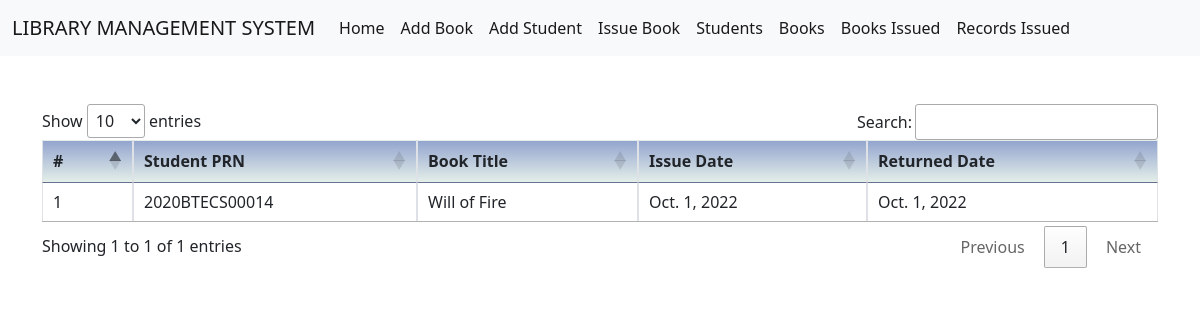
Screenshot of /records_issued/ with the database file from the repository.
### system/models.py (models this page shows, shortened)
class Record_Issue(models.Model):
    prn = models.CharField(max_length=100)
    book_title = models.CharField(max_length=200)
    issue_date = models.DateField(null=True, blank=True,help_text="Date the book is issued")
    date_returned=models.DateField(auto_now=True,help_text="Date the book is returned")

### system/views.py (the view)
# urls.py: path('records_issued/', views.records_issued,name='records_issued'),
def records_issued(request):
    records_issued = Record_Issue.objects.all().values()
    return render(request, 'system/records_issued.html',{'records_issued':records_issued})

### system/templates/system/records_issued.html (shortened to what this page needs)
{% extends 'system/base.html' %}
{% block body %}
<link href="https://cdn.datatables.net/1.10.15/css/jquery.dataTables.min.css" rel="stylesheet"/>
<div class="container mt-5">
<table id="myTable" class="table table-bordered" width="100%" cellspacing="0">
        <thead>
            <tr style="background-image: linear-gradient(#93A5CF , #E4EfE9);">
                <th>#</th>
                <th>Student PRN</th>
                <th>Book Title</th>
                <th>Issue Date</th>
                <th>Returned Date</th>
            </tr>
        </thead>
        <tbody>
            {% for issue in records_issued %}
            <tr class="bg-white">
                <td class="bg-white">{{ forloop.counter }}</td>
                <td class="bg-white">{{ issue.prn }}</td>
                <td class="bg-white">{{ issue.book_title }}</td>
                <td class="bg-white">{{ issue.issue_date }}</td>
                <td class="bg-white">{{ issue.date_returned }}</td>
            </tr>
            {% endfor %}
        </tbody>
    </table>
</div>
{% endblock body %}

### rows the page displays
Record_Issue: prn "2020BTECS00014", book_title "Will of Fire", issue_date "Oct. 1, 2022", date_returned "Oct. 1, 2022"
